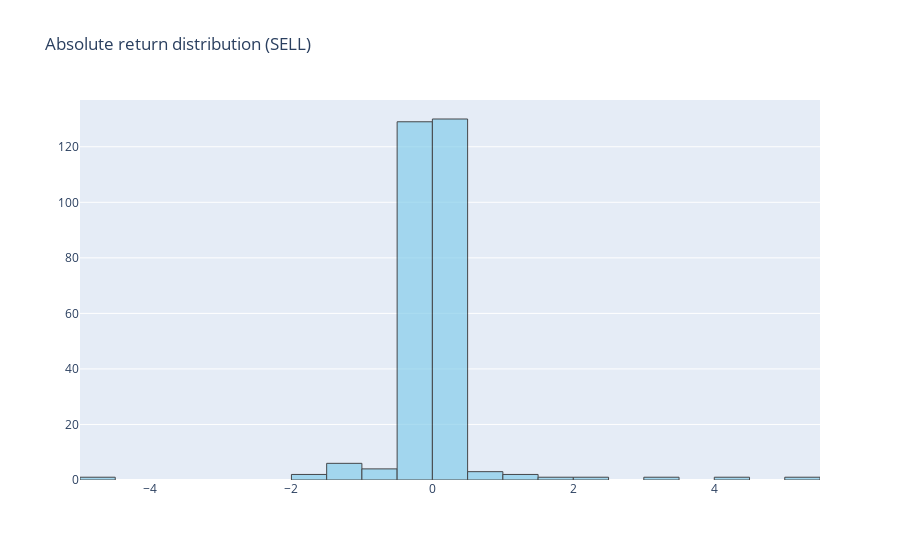

Notebook cell for this chart:
### Code cell
fig = go.Figure(data=[
    go.Histogram(
        x=subdf_sell["return_pct"],
        nbinsx=50,
        marker_color="skyblue",
        opacity=0.7,
        marker_line_color="black",
        marker_line_width=1
    )
])
fig.update_layout(title = "Absolute return distribution (SELL)")
fig.show()

### Figure 1 — Plotly figure (JSON) as saved in the notebook; plotly's stock layout.template omitted (floating-point values rounded to 4 significant figures; data arrays with more than 128 entries replaced by an {"elided": "..."} marker saying what was removed)
{"data": [{"marker": {"color": "skyblue", "line": {"color": "black", "width": 1}}, "nbinsx": 50, "opacity": 0.7, "type": "histogram", "x": {"elided": "282 float values"}}], "layout": {"title": {"text": "Absolute return distribution (SELL)"}}}
